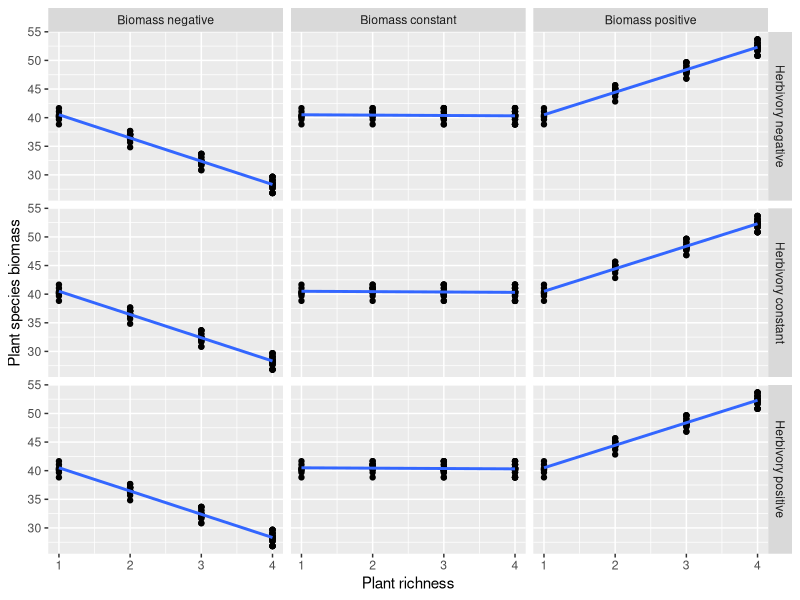
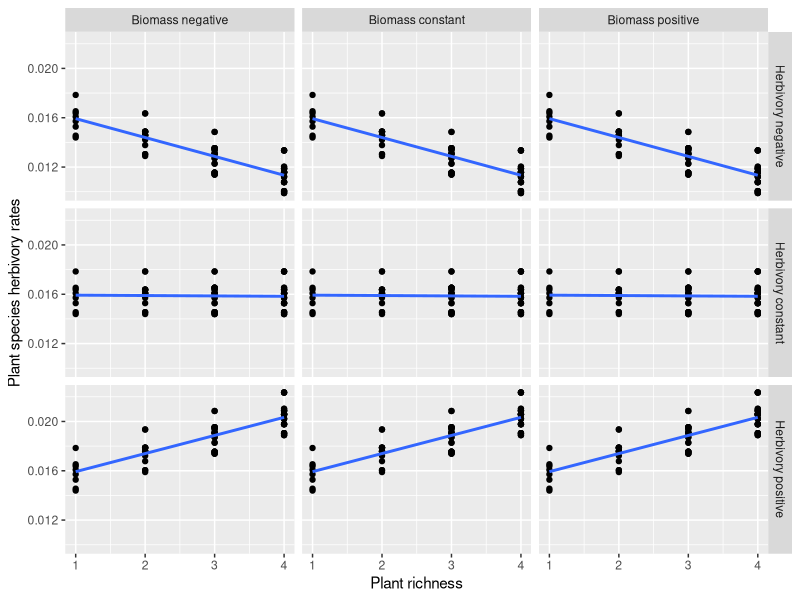
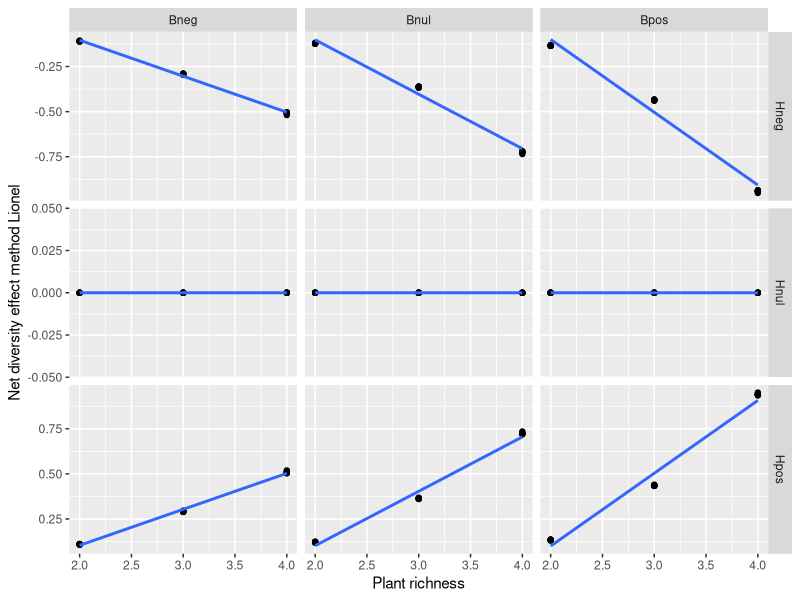
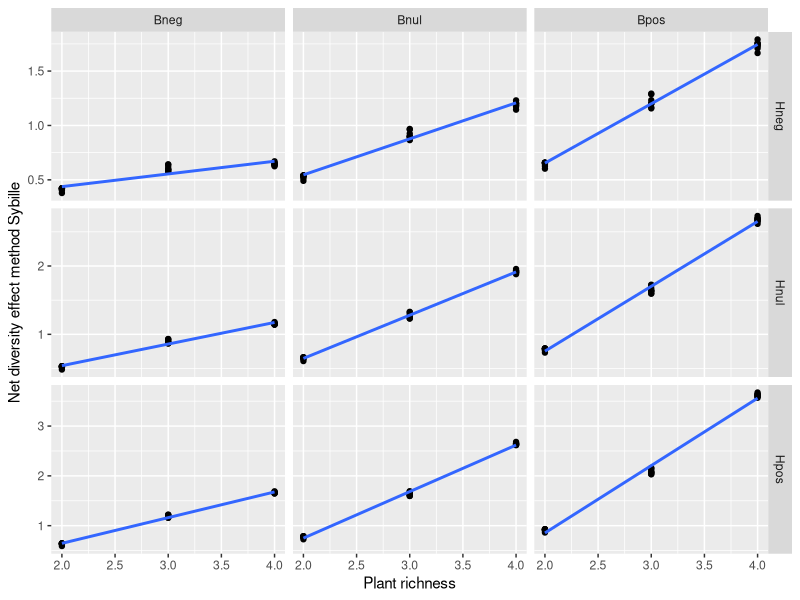
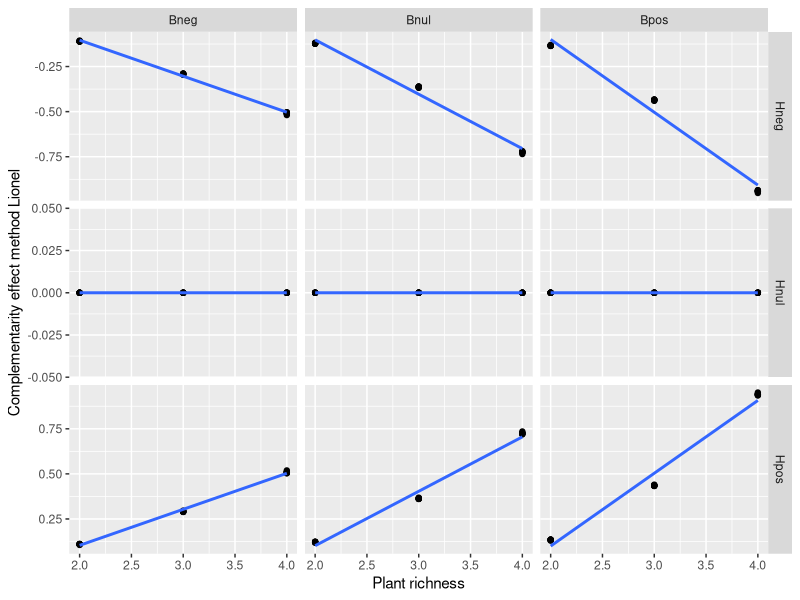
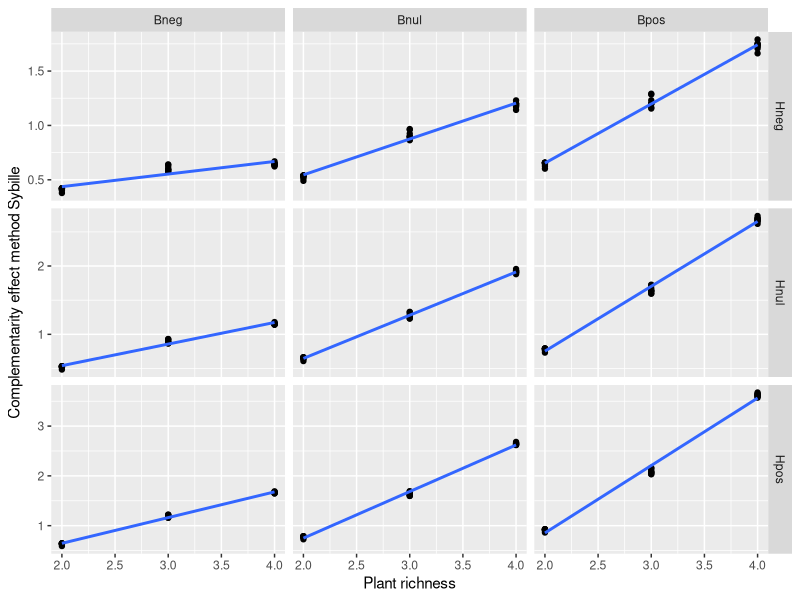
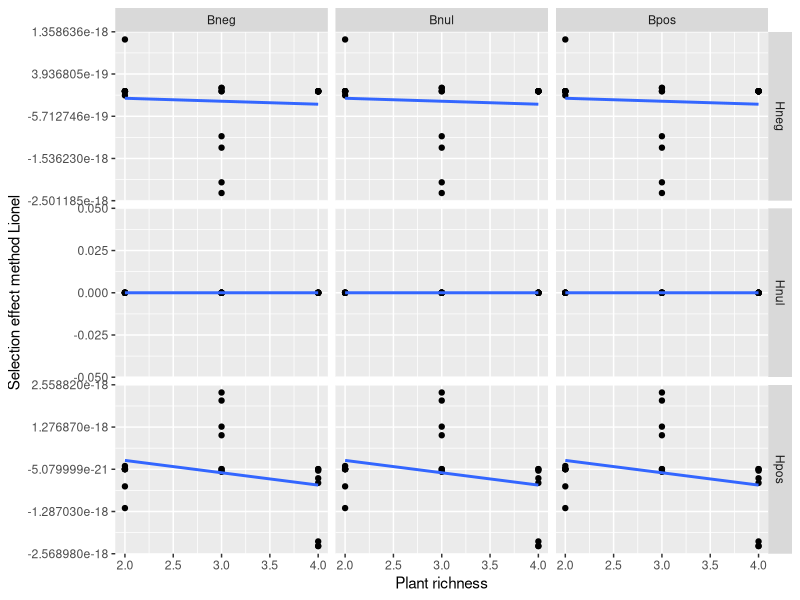
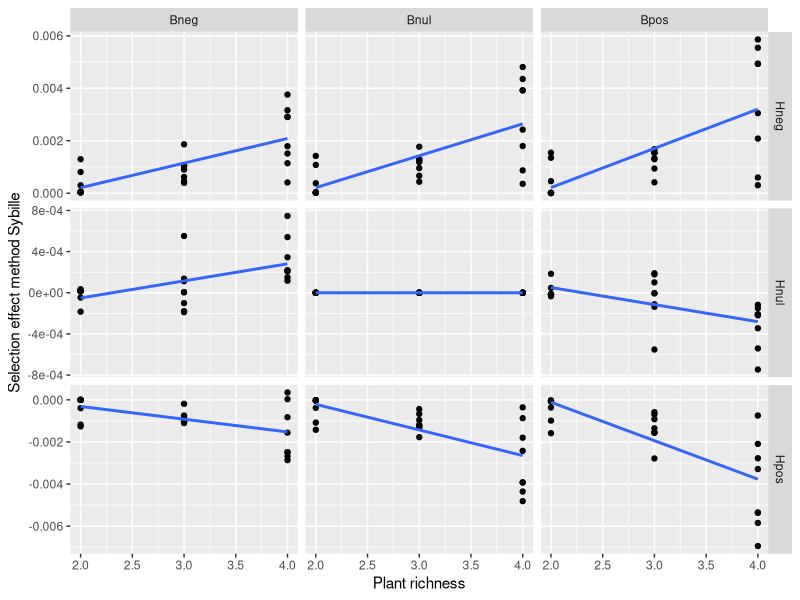

Generate these figures, in order, with R:
## ---- chunk 1
library(reshape2)
library(ggplot2)
library(dplyr)
library(arm)
set.seed(20161202)
## ---- chunk 2
#simulate a dataset with linear variation of H and B in all possible combination
#with complementarity effects

#first we set up a data frame giving all possible combination between
#plant biomass/herbivory and plant richness
dirc<-expand.grid(dH=c("neg","nul","pos"),dB=c("neg","nul","pos"))
dirc$SlpH<-c(-0.0015,0,0.0015,-0.0015,0,0.0015,-0.0015,0,0.0015)#slopes of herbivory vs richness
dirc$SlpB<-rep(c(-4,0,4),each=3)#slopes of biomass vs richness
#next we set species-specific intercepts
sp_int<-data.frame(Sp=letters[1:8],HInt=rnorm(8,0.015,0.001),BInt=rnorm(8,40,1),stringsAsFactors = FALSE)
rownames(sp_int)<-sp_int$Sp
#simdat is a diversity gradients made of 32 plots and with richness going from 1 to 4
simdat<-data.frame(Plot=paste0("P",1:32),Rich=rep(1:4,each=8))
#simdat2 is a diversity gradient but with one row for each species in each plot
simdat2<-data.frame(Plot=rep(simdat$Plot,times=simdat$Rich),Rich=rep(simdat$Rich,times=simdat$Rich),Species="",stringsAsFactors = FALSE)
for(i in 1:32){
  simdat2$Species[simdat2$Plot==simdat[i,"Plot"]]<-sample(letters[1:8],simdat[i,"Rich"],replace=FALSE)
}
simdat2[1:8,"Species"]<-letters[1:8]#ensure that all species have a monoculture
#now generate the biomass and herbivory values for each 9 scenarios
for(i in 1:9){
  simdat2$H<-sp_int[simdat2$Species,"HInt"]+dirc[i,"SlpH"]*(simdat2$Rich-1)
  simdat2$B<-sp_int[simdat2$Species,"BInt"]+dirc[i,"SlpB"]*(simdat2$Rich-1)
  y<-dim(simdat2)[2]
  names(simdat2)[c((y-1),y)]<-paste0(c("H","B"),dirc[i,"dH"],dirc[i,"dB"])
}
#some data formatting to get into a long format
simH<-melt(simdat2,id.vars=c(1:3),measure.vars=seq(4,21,2),value.name="Herbi",variable.name="Sim")
simB<-melt(simdat2,id.vars=c(1:3),measure.vars=seq(5,21,2),value.name="B",variable.name="Sim")
sima<-cbind(simB,simH[,5])
names(sima)[6]<-"H"
sima$VarH<-factor(rep(rep(c("Herbivory negative","Herbivory constant","Herbivory positive"),each=80),3),levels=c("Herbivory negative","Herbivory constant","Herbivory positive"))
sima$VarB<-factor(rep(c("Biomass negative","Biomass constant","Biomass positive"),each=240),levels=c("Biomass negative","Biomass constant","Biomass positive"))
#look at the situation simulated
ggplot(sima,aes(x=Rich,y=B))+geom_point()+stat_smooth(method="lm",se=FALSE)+facet_grid(VarH~VarB)+labs(x="Plant richness",y="Plant species biomass")
ggplot(sima,aes(x=Rich,y=H))+geom_point()+stat_smooth(method="lm",se=FALSE)+facet_grid(VarH~VarB)+labs(x="Plant richness",y="Plant species herbivory rates")


#re-arrange for computation of the partitions
hmono<-melt(subset(simdat2,Rich==1),id.vars=c(1:3),measure.vars = seq(4,21,2),value.name = "Herbi_Mono",variable.name = "Sim")
hmix<-melt(subset(simdat2,Rich!=1),id.vars=c(1:3),measure.vars = seq(4,21,2),value.name="Herbi_Mix",variable.name = "Sim")
hmix<-merge(hmix,hmono[,-c(1,2)],by=c("Species","Sim"))
bmono<-melt(subset(simdat2,Rich==1),id.vars=c(1:3),measure.vars = seq(5,21,2),value.name = "B_Mono",variable.name = "Sim")
bmix<-melt(subset(simdat2,Rich!=1),id.vars=c(1:3),measure.vars = seq(5,21,2),value.name="B_Mix",variable.name = "Sim")
bmix<-merge(bmix,bmono[,-c(1,2)],by=c("Species","Sim"))
simdat3<-cbind(bmix,hmix[,5:6])
#now compute the different partition, following Sybille and My approach
#important note: R use an unbiased version of the covariance, dividing by n-1 instead of n
#this explains why we need to use these n-1 terms in the selection effects
simdat3%>%
  mutate(VarH=paste0("H",substr(Sim,2,4)),VarB=paste0("B",substr(Sim,5,8)))%>%
  group_by(Plot,Sim,Rich,VarH,VarB)%>%
  mutate(CBM_Mix=B_Mix*Herbi_Mix,CBM_Mono=B_Mono*Herbi_Mono,dRC=(CBM_Mix/CBM_Mono)-(1/Rich),dH=Herbi_Mix-Herbi_Mono)%>%
  summarise(NE_1=sum(CBM_Mix)-sum(B_Mix*Herbi_Mono),NE_2=sum(CBM_Mix)-sum(CBM_Mono/Rich),CE_1=n()*mean(dH)*mean(B_Mix),CE_2=n()*mean(dRC)*mean(CBM_Mono),SE_1=(n()-1)*cov(dH,B_Mix),SE_2=(n()-1)*cov(dRC,CBM_Mono))->sim_dd

ggplot(sim_dd,aes(x=Rich,y=NE_1))+geom_point()+stat_smooth(method="lm",se=FALSE)+facet_grid(VarH~VarB,scales="free")+labs(x="Plant richness",y="Net diversity effect method Lionel")
ggplot(sim_dd,aes(x=Rich,y=NE_2))+geom_point()+stat_smooth(method="lm",se=FALSE)+facet_grid(VarH~VarB,scales="free")+labs(x="Plant richness",y="Net diversity effect method Sybille")
ggplot(sim_dd,aes(x=Rich,y=CE_1))+geom_point()+stat_smooth(method="lm",se=FALSE)+facet_grid(VarH~VarB,scales="free")+labs(x="Plant richness",y="Complementarity effect method Lionel")
ggplot(sim_dd,aes(x=Rich,y=CE_2))+geom_point()+stat_smooth(method="lm",se=FALSE)+facet_grid(VarH~VarB,scales="free")+labs(x="Plant richness",y="Complementarity effect method Sybille")
ggplot(sim_dd,aes(x=Rich,y=SE_1))+geom_point()+stat_smooth(method="lm",se=FALSE)+facet_grid(VarH~VarB,scales="free")+labs(x="Plant richness",y="Selection effect method Lionel")
ggplot(sim_dd,aes(x=Rich,y=SE_2))+geom_point()+stat_smooth(method="lm",se=FALSE)+facet_grid(VarH~VarB,scales="free")+labs(x="Plant richness",y="Selection effect method Sybille")
## ---- chunk 3
#now with selection effects 
#again set a dataframe with the 9 scenarios of biomass and herbivory changes
dirc<-expand.grid(dH=c("neg","nul","pos"),dB=c("neg","nul","pos"))
dirc$SlpH<-c(-0.3,0,0.3,-0.3,0,0.3,-0.3,0,0.3)
dirc$SlpB<-rep(c(-0.3,0,0.3),each=3)
#params to compute the regression lines
sp_int<-data.frame(Sp=letters[1:8],BInt=seq(30,100,10),stringsAsFactors = FALSE)
#here we assume positive correlation between biomass and herbivory at the species levels
#big plants have high herbivory
sp_int$HInt<-(sp_int$BInt-65)*(0.01)
rownames(sp_int)<-sp_int$Sp
#a simulated diversity gradient
simdat<-data.frame(Plot=paste0("P",1:32),Rich=rep(1:4,each=8))
simdat2<-data.frame(Plot=rep(simdat$Plot,times=simdat$Rich),Rich=rep(simdat$Rich,times=simdat$Rich),Species="",stringsAsFactors = FALSE)
for(i in 1:32){
  simdat2$Species[simdat2$Plot==simdat[i,"Plot"]]<-sample(letters[1:8],simdat[i,"Rich"],replace=FALSE)
}
simdat2[1:8,"Species"]<-letters[1:8]
#fill the simulated diversity gradient with biomass/hebrivory values
for(i in 1:9){
  simdat2$H<-invlogit(sp_int[simdat2$Species,"HInt"]+(sp_int[simdat2$Species,"HInt"]*dirc[i,"SlpH"])*(simdat2$Rich-1))
  simdat2$B<-sp_int[simdat2$Species,"BInt"]+((sp_int[simdat2$Species,"BInt"]-65)*dirc[i,"SlpB"])*(simdat2$Rich-1)
  y<-dim(simdat2)[2]
  names(simdat2)[c((y-1),y)]<-paste0(c("H","B"),dirc[i,"dH"],dirc[i,"dB"])
}
#look at the situation simulated
simH<-melt(simdat2,id.vars=c(1:3),measure.vars=seq(4,21,2),value.name="Herbi",variable.name="Sim")
simB<-melt(simdat2,id.vars=c(1:3),measure.vars=seq(5,21,2),value.name="B",variable.name="Sim")
sima<-cbind(simB,simH[,5])
names(sima)[6]<-"H"
sima$VarH<-factor(rep(rep(c("Herbivory negative","Herbivory constant","Herbivory positive"),each=80),3),levels=c("Herbivory negative","Herbivory constant","Herbivory positive"))
sima$VarB<-factor(rep(c("Biomass negative","Biomass constant","Biomass positive"),each=240),levels=c("Biomass negative","Biomass constant","Biomass positive"))


ggplot(sima,aes(x=Rich,y=B,color=Species))+geom_point()+stat_smooth(method="lm",se=FALSE)+facet_grid(VarH~VarB)+labs(x="Plant richness",y="Plant species biomass")
ggplot(sima,aes(x=Rich,y=H,color=Species))+geom_point()+stat_smooth(method="lm",se=FALSE)+facet_grid(VarH~VarB)+labs(x="Plant richness",y="Plant species herbivory rates")+theme(text=element_text(size=25),legend.position="none")


#re-arrange for computation of the partitions
hmono<-melt(subset(simdat2,Rich==1),id.vars=c(1:3),measure.vars = seq(4,21,2),value.name = "Herbi_Mono",variable.name = "Sim")
hmix<-melt(subset(simdat2,Rich!=1),id.vars=c(1:3),measure.vars = seq(4,21,2),value.name="Herbi_Mix",variable.name = "Sim")
hmix<-merge(hmix,hmono[,-c(1,2)],by=c("Species","Sim"))
bmono<-melt(subset(simdat2,Rich==1),id.vars=c(1:3),measure.vars = seq(5,21,2),value.name = "B_Mono",variable.name = "Sim")
bmix<-melt(subset(simdat2,Rich!=1),id.vars=c(1:3),measure.vars = seq(5,21,2),value.name="B_Mix",variable.name = "Sim")
bmix<-merge(bmix,bmono[,-c(1,2)],by=c("Species","Sim"))
simdat3<-cbind(bmix,hmix[,5:6])
#now compute the different partition, following Sybille and My approach
simdat3%>%
  mutate(VarH=paste0("H",substr(Sim,2,4)),VarB=paste0("B",substr(Sim,5,8)))%>%
  group_by(Plot,Sim,Rich,VarH,VarB)%>%
  mutate(CBM_Mix=B_Mix*Herbi_Mix,CBM_Mono=B_Mono*Herbi_Mono,dRC=(CBM_Mix/CBM_Mono)-(1/Rich),dH=Herbi_Mix-Herbi_Mono)%>%
  summarise(NE_1=sum(CBM_Mix)-sum(B_Mix*Herbi_Mono),NE_2=sum(CBM_Mix)-sum(CBM_Mono/Rich),CE_1=n()*mean(dH)*mean(B_Mix),CE_2=n()*mean(dRC)*mean(CBM_Mono),SE_1=(n()-1)*cov(dH,B_Mix),SE_2=(n()-1)*cov(dRC,CBM_Mono))->sim_dd

sim_dd$VarH<-factor(rep(c("Herbivory negative","Herbivory constant","Herbivory positive"),times=216/3),levels=c("Herbivory negative","Herbivory constant","Herbivory positive"))
sim_dd$VarB<-factor(rep(rep(c("Biomass negative","Biomass constant","Biomass positive"),each=3),times=216/9),levels=c("Biomass negative","Biomass constant","Biomass positive"))


ggplot(sim_dd,aes(x=Rich,y=NE_1))+geom_point()+stat_smooth(method="lm",se=FALSE)+facet_grid(VarH~VarB,scales="free")+labs(x="Plant richness",y="Net diversity effect method Lionel")
ggplot(sim_dd,aes(x=Rich,y=NE_2))+geom_point()+stat_smooth(method="lm",se=FALSE)+facet_grid(VarH~VarB,scales="free")+labs(x="Plant richness",y="Net diversity effect method Sybille")
ggplot(sim_dd,aes(x=Rich,y=CE_1))+geom_point()+stat_smooth(method="lm",se=FALSE)+facet_grid(VarH~VarB,scales="free")+labs(x="Plant richness",y="Complementarity effect method Lionel")
ggplot(sim_dd,aes(x=Rich,y=CE_2))+geom_point()+stat_smooth(method="lm",se=FALSE)+facet_grid(VarH~VarB,scales="free")+labs(x="Plant richness",y="Complementarity effect method Sybille")
ggplot(sim_dd,aes(x=Rich,y=SE_1))+geom_point()+stat_smooth(method="lm",se=FALSE)+facet_grid(VarH~VarB,scales="free")+labs(x="Plant richness",y="Selection effect method Lionel")
ggplot(sim_dd,aes(x=Rich,y=SE_2))+geom_point()+stat_smooth(method="lm",se=FALSE)+facet_grid(VarH~VarB,scales="free")+labs(x="Plant richness",y="Selection effect method Sybille")
